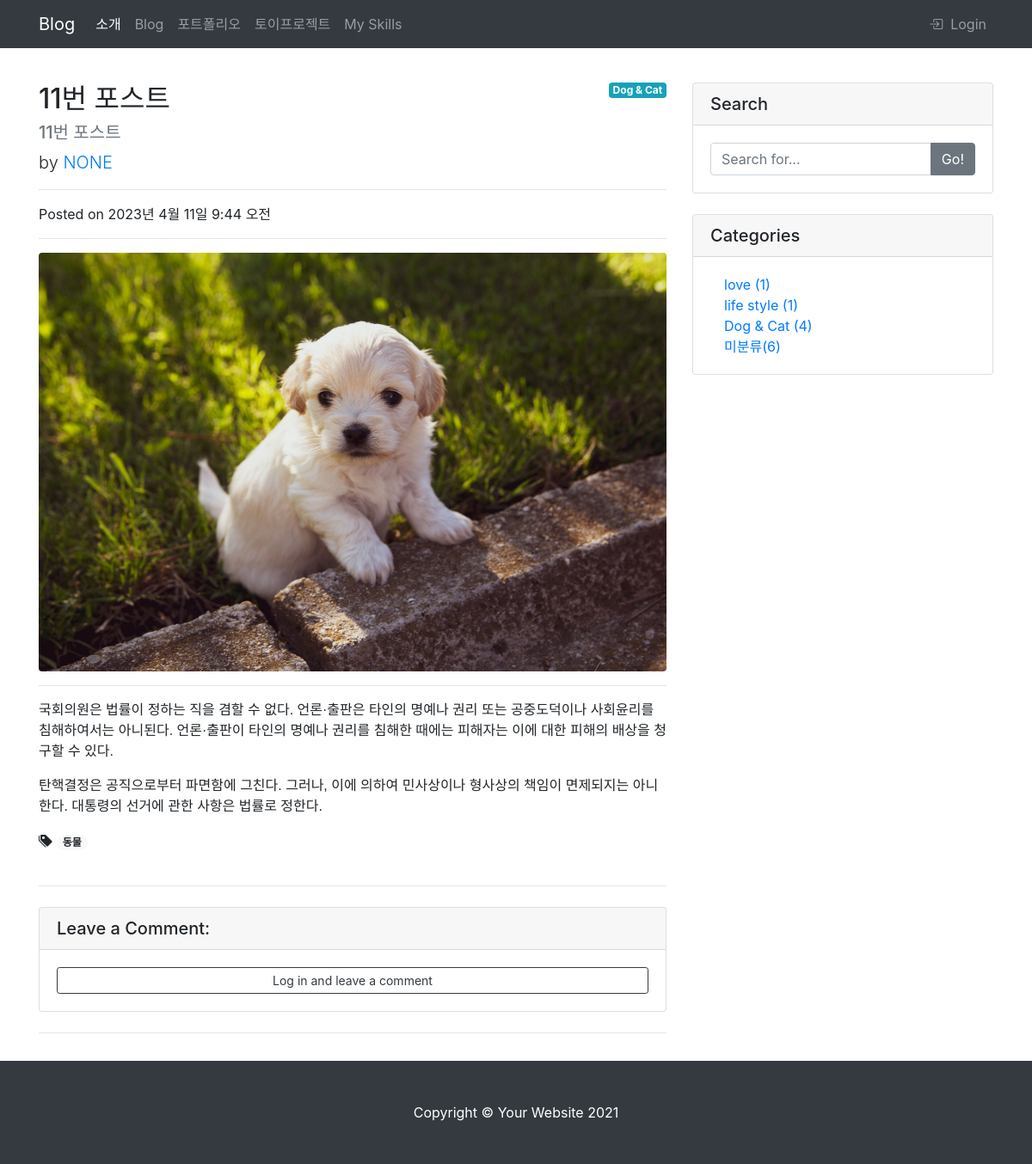
Page /blog/11/ on the committed database.
### blog/models.py (models this page shows, shortened)
class Post(models.Model):
    title = models.CharField(max_length=30)
    hook_text = models.CharField(max_length=100, blank=True)
    content = models.TextField()
    head_image = models.ImageField(upload_to='blog/images/%Y/%m/%d', blank=True)
    file_upload = models.FileField(upload_to='blog/files/%Y/%m/%d', blank=True)
    created_at = models.DateTimeField(auto_now_add=True)
    updated_at = models.DateTimeField(auto_now=True)
    author = models.ForeignKey(User, null=True, on_delete=models.SET_NULL)
    category = models.ForeignKey(Category, null=True, blank=True, on_delete=models.SET_NULL)
    tags = models.ManyToManyField(Tag, blank=True)

class Category(models.Model):
    name = models.CharField(max_length=50, unique=True)
    slug = models.SlugField(max_length=200, unique=True, allow_unicode=True)
    def __str__(self):
        return self.name
    def get_absolute_url(self):
        return f'/blog/category/{self.slug}/'

class Tag(models.Model):
    name = models.CharField(max_length=50)
    slug = models.SlugField(max_length=200, unique=True, allow_unicode=True)
    def __str__(self):
        return self.name
    def get_absolute_url(self):
        return f'/blog/tag/{self.slug}/'

### blog/views.py (the view)
# urls.py: path('<int:pk>/', views.PostDetail.as_view(), name='post_detail'),
class PostDetail(DetailView):
    model = Post
    def get_context_data(self, **kwargs):
        context = super(PostDetail, self).get_context_data()
        context['categories'] = Category.objects.all()
        context['no_category_post_count'] = Post.objects.filter(category=None).count()
        context['comment_form'] = CommentForm
        return context

### blog/templates/blog/post_detail.html (shortened to what this page needs)
{% extends 'base.html' %}
{% load crispy_forms_tags %}
{% block main_area %}
<div class="row">
<div class="col-lg-8" id="main-area">
    <div id="post-area">
        {% if post.category %}
            <span class="badge badge-info float-right">{{ post.category }}</span>
        {% else %}
            <span class="badge badge-secondary float-right">미분류</span>
        {% endif %}
        <h2 class="mt-4">{{ post.title }}</h2>
        <h5 class="text-muted">{{ post.hook_text }}</h5>
        <p class="lead">
            by
            <a href="#!">{{ post.author | upper }}</a>
        </p>
        <hr />
        <p>Posted on {{ post.created_at }}</p>
        <hr />
        {% if post.head_image %}
            <img class="img-fluid rounded" src="{{ post.head_image.url }}" alt="{{ post.title }} head_image" />
        {% else %}
            <img class="img-fluid rounded" src="https://picsum.photos/seed/{{ post.id }}/1920/1280" alt="random_image" />
        {% endif %}
        <hr />
        <p class="lead">{{ post.content | safe }}</p>
        {% if post.tags.exists %}
            <i class="bi bi-tags-fill"></i>
            {% for tag in post.tags.iterator %}
                <a href="{{ tag.get_absolute_url }}"><span class="badge badge-pill badge-light">{{ tag }}</span></a>
            {% endfor %}
            <br>
            <br>
        {% endif %}
    </div>
    <hr/>
    <div class="card my-4">
        <h5 class="card-header">Leave a Comment:</h5>
        <div class="card-body">
            {% if user.is_authenticated %}
            <form id="comment-form" method="POST" action="{{ post.get_absolute_url }}new_comment/">
                {% csrf_token %}
                <div class="form-group">{{ comment_form | crispy }}</div>
                <button class="btn btn-primary" type="submit">Submit</button>
            </form>
            {% else %}
                <a href="#" role="button" class="btn btn-outline-dark btn-block btn-sm" data-toggle="modal" data-target="#exampleModal">Log in and leave a comment</a>
            {% endif %}
        </div>
    </div>
    <hr>
</div>
{% include 'blog/side_widget.html' %}
</div>
{% endblock %}

### blog/templates/blog/side_widget.html (shortened to what this page needs)
<div class="col-lg-4">
  <div class="card my-4">
    <h5 class="card-header">Search</h5>
    <div class="card-body">
      <div class="input-group">
        <input class="form-control" type="text" placeholder="Search for..." id="search-input" />
        <span class="input-group-append">
          <button class="btn btn-secondary" type="button" onclick="searchPost();">Go!</button>
        </span>
      </div>
    </div>
  </div>
  <div class="card my-4">
    <h5 class="card-header">Categories</h5>
    <div class="card-body">
      <div class="row">
        <div class="col-lg-6">
          <ul class="list-unstyled mb-0 ml-3">
            {% for category in categories %}
            <li>
              <a href="{{ category.get_absolute_url }}">{{ category }} ({{ category.post_set.count }})</a>
            </li>
            {% endfor %}
            <li>
              <a href="/blog/category/no_category/">미분류({{ no_category_post_count }})</a>
            </li>
          </ul>
        </div>
      </div>
    </div>
  </div>
</div>

### rows in the picture
Post: category "Dog & Cat", title "11번 포스트", hook_text "11번 포스트", author "NONE", created_at "2023년 4월 11일 9:44 오전", head_image (picture), content "국회의원은 법률이 정하는 직을 겸할 수 없다. 언론·출판은 타인의 명예나 권리 또는 공중도덕이나 사회윤리를 침해하여서는 아니된다. 언론·출판이 타인의 명예나 권리를 침해한 때에는 피해자는 이에 대한 피해의 배상을 청구할 수 있다. 탄핵결정은 공직으로부터 파면함에 그친다. 그러나, 이에 의하여 민사상이나 형사상의 책임이 면제되지는 아니한다. 대통령의 선거에 관한 사항은 법률로 정한다."
Tag: name "동물"
Category: name "love", post_set.count "1"
Category: name "life style", post_set.count "1"
Category: name "Dog & Cat", post_set.count "4"

### other values in the picture
{{ no_category_post_count }} "6"
